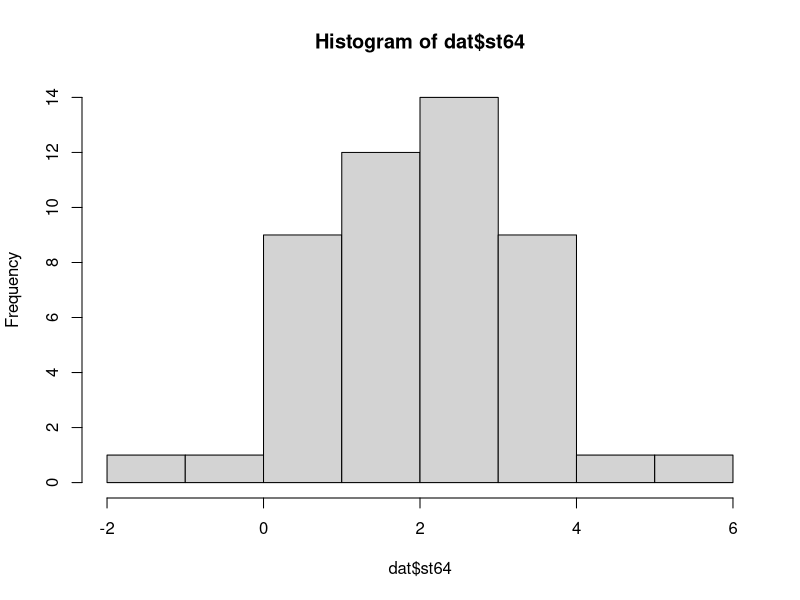

Reproduce this figure in R.
##########################################################
############## SLRM with stShortSada ####################
#########################################################


library(readxl)

dat <- read_excel("table_SLRM.xlsx")

# Checking for normal distribution of the predictors

hist(dat$st64)
shapiro.test(dat$st64)
shapiro.test(dat$age)
shapiro.test(dat$lang)
shapiro.test(dat$int)
shapiro.test(dat$d_prime1)
shapiro.test(dat$d_prime2)

################################################
############# Modeling ########################
################################################


# Main Effects

mudel_0 <- lm(st64~1, data=dat)
summary(mudel_0)

mudel_1 <- lm(st64~age, data=dat)
summary(mudel_1)

mudel_2 <- lm(st64~sex, data=dat)
summary(mudel_2)

mudel_3 <- lm(st64~group, data=dat)
summary(mudel_3)

mudel_4 <- lm(st64~lang, data=dat)
summary(mudel_4)

mudel_5 <- lm(st64~int, data=dat)
summary(mudel_5)

mudel_6 <- lm(st64~d_prime1, data=dat)
summary(mudel_6)

mudel_7 <- lm(st64~d_prime2, data=dat)
summary(mudel_7)

mudel_9 <- lm(st64~edu, data=dat)
summary(mudel_9)


############################# int with age #########################################


mudel_0 <- lm(st64~1, data=dat)
summary(mudel_0)

mudel_2 <- lm(st64~age*sex, data=dat)
summary(mudel_2)

mudel_3 <- lm(st64~age*group, data=dat)
summary(mudel_3)

mudel_4 <- lm(st64~age*lang, data=dat)
summary(mudel_4)

mudel_5 <- lm(st64~age*int, data=dat)
summary(mudel_5)

mudel_6 <- lm(st64~age*d_prime1, data=dat)
summary(mudel_6)

mudel_7 <- lm(st64~age*d_prime2, data=dat)
summary(mudel_7)


############################# int with sex #########################################


mudel_0 <- lm(st64~1, data=dat)
summary(mudel_0)

mudel_3 <- lm(st64~sex*group, data=dat)
summary(mudel_3)


mudel_4 <- lm(st64~sex*lang, data=dat)
summary(mudel_4)


mudel_5 <- lm(st64~sex*int, data=dat)
summary(mudel_5)

mudel_6 <- lm(st64~sex*d_prime1, data=dat)
summary(mudel_6)


mudel_7 <- lm(st64~sex*d_prime2, data=dat)
summary(mudel_7)



############################# int with group #########################################


mudel_0 <- lm(st64~1, data=dat)
summary(mudel_0)

mudel_4 <- lm(st64~group*lang, data=dat)
summary(mudel_4)
anova(mudel_0, mudel_4)
AIC(mudel_0, mudel_4) # Smaller is better

mudel_5 <- lm(st64~group*int, data=dat)
summary(mudel_5)

mudel_6 <- lm(st64~group*d_prime1, data=dat)
summary(mudel_6)

mudel_7 <- lm(st64~group*d_prime2, data=dat)
summary(mudel_7)



############################# int with lang #########################################


mudel_0 <- lm(st64~1, data=dat)
summary(mudel_0)

mudel_5 <- lm(st64~lang*int, data=dat)
summary(mudel_5)

mudel_6 <- lm(st64~lang*d_prime1, data=dat)
summary(mudel_6)


mudel_7 <- lm(st64~lang*d_prime2, data=dat)
summary(mudel_7)

mudel_8 <- lm(st64~lang*edu, data=dat)
summary(mudel_8)

############################# int with int #########################################


mudel_0 <- lm(st64~1, data=dat)
summary(mudel_0)

mudel_6 <- lm(st64~int*d_prime1, data=dat)
summary(mudel_6)


mudel_7 <- lm(st64~int*d_prime2, data=dat)
summary(mudel_7)

############################# int with d_1 #########################################


mudel_0 <- lm(st64~1, data=dat)
summary(mudel_0)


mudel_7 <- lm(st64~d_prime1*d_prime2, data=dat)
summary(mudel_7)


### Nothing significant found